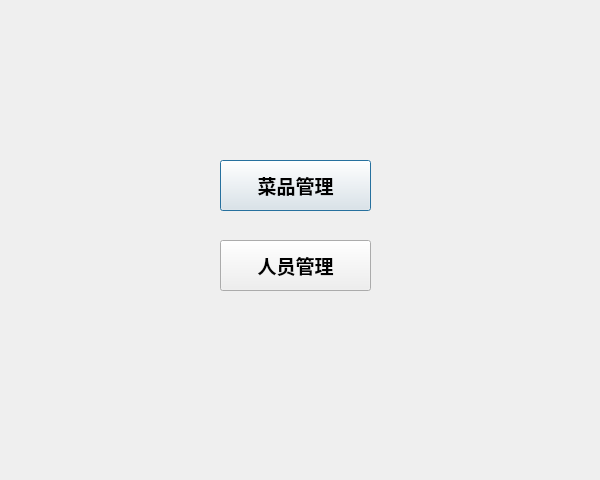
<?xml version="1.0" encoding="UTF-8"?>
<ui version="4.0">
 <class>adminDialog</class>
 <widget class="QDialog" name="adminDialog">
  <property name="geometry">
   <rect>
    <x>0</x>
    <y>0</y>
    <width>600</width>
    <height>480</height>
   </rect>
  </property>
  <property name="windowTitle">
   <string>管理员</string>
  </property>
  <widget class="QPushButton" name="pbcp">
   <property name="geometry">
    <rect>
     <x>220</x>
     <y>160</y>
     <width>151</width>
     <height>51</height>
    </rect>
   </property>
   <property name="font">
    <font>
     <family>微软雅黑</family>
     <pointsize>14</pointsize>
     <weight>75</weight>
     <bold>true</bold>
    </font>
   </property>
   <property name="text">
    <string>菜品管理</string>
   </property>
  </widget>
  <widget class="QPushButton" name="pbry">
   <property name="geometry">
    <rect>
     <x>220</x>
     <y>240</y>
     <width>151</width>
     <height>51</height>
    </rect>
   </property>
   <property name="font">
    <font>
     <family>微软雅黑</family>
     <pointsize>14</pointsize>
     <weight>75</weight>
     <bold>true</bold>
    </font>
   </property>
   <property name="text">
    <string>人员管理</string>
   </property>
  </widget>
 </widget>
 <resources/>
 <connections/>
</ui>
